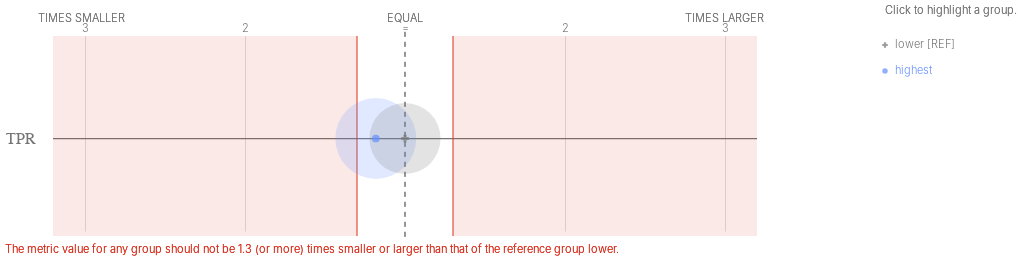

This figure's notebook cell:
### Code cell
b = Bias()
bdf = b.get_disparity_predefined_groups(xtab, original_df=df, ref_groups_dict={'poverty_level':'lower', 'metro_type':'suburban_rural', 'teacher_sex':'male'})
metrics = ['tpr']
ap.disparities(bdf, metrics, 'poverty_level', fairness_threshold = 1.3)

### Figure 1 — Vega-Lite specification as saved in the notebook (floating-point values rounded to 4 significant figures)
{"config": {"view": {"continuousWidth": 400, "continuousHeight": 300, "strokeWidth": 0}, "axisLeft": {"labelColor": "rgb(117,117,117)", "labelFont": "Helvetica", "labelFontSize": 16}}, "layer": [{"data": {"name": "data-b3bcfd1decd67fb31f95ea5e1bcd9e64"}, "mark": {"type": "rule", "stroke": "rgb(117,117,117)", "strokeWidth": 1.25, "tooltip": ""}, "encoding": {"x": {"type": "quantitative", "field": "x", "scale": {"domain": [-2, 2], "range": [80.0, 720.0]}}, "x2": {"field": "x2"}, "y": {"type": "nominal", "axis": {"domain": false, "labelAngle": 0, "labelPadding": -30, "orient": "left", "ticks": false, "title": ""}, "field": "metric", "scale": {"domain": ["TPR"], "range": [30, 225.0]}}}}, {"data": {"name": "data-79dd248bdaa0ea02c535240e8ad022c8"}, "mark": {"type": "rule", "stroke": "rgb(117,117,117)", "strokeDash": [5, 5], "strokeWidth": 1}, "encoding": {"tooltip": {"value": "lower [REF]"}, "x": {"value": 400.0}, "y": {"value": 20.83}, "y2": {"value": 229.2}}}, {"data": {"name": "data-bf3bbf11504879c3d6556966f4853596"}, "mark": {"type": "text", "align": "center", "color": "rgb(117,117,117)", "font": "Helvetica", "fontSize": 11, "fontWeight": 300, "tooltip": ""}, "encoding": {"text": {"type": "nominal", "field": "label"}, "x": {"type": "quantitative", "field": "value", "scale": {"domain": [-2, 2], "range": [80.0, 720.0]}}, "y": {"value": 17.5}}}, {"layer": [{"mark": {"type": "text", "align": "right", "fill": "rgb(117,117,117)", "font": "Helvetica", "fontSize": 11, "fontWeight": 300, "tooltip": ""}, "encoding": {"text": {"value": "TIMES SMALLER"}, "x": {"value": 120.0}, "y": {"value": 7.5}}}, {"mark": {"type": "text", "align": "left", "fill": "rgb(117,117,117)", "font": "Helvetica", "fontSize": 11, "fontWeight": 300, "tooltip": ""}, "encoding": {"text": {"value": "TIMES LARGER"}, "x": {"value": 680.0}, "y": {"value": 7.5}}}, {"mark": {"type": "text", "align": "center", "fill": "rgb(117,117,117)", "font": "Helvetica", "fontSize": 11, "fontWeight": 300, "tooltip": ""}, "encoding": {"text": {"value": "EQUAL"}, "x": {"value": 400.0}, "y": {"value": 7.5}}}], "data": {"name": "data-79dd248bdaa0ea02c535240e8ad022c8"}}, {"layer": [{"mark": {"type": "rule", "opacity": 0.8, "stroke": "rgb(217, 46, 28)", "strokeWidth": 1.25, "tooltip": ""}, "encoding": {"x": {"type": "quantitative", "field": "min", "scale": {"domain": [-2, 2], "range": [80.0, 720.0]}}, "y": {"value": 25.0}, "y2": {"value": 225.0}}}, {"mark": {"type": "rule", "opacity": 0.8, "stroke": "rgb(217, 46, 28)", "strokeWidth": 1.25, "tooltip": ""}, "encoding": {"x": {"type": "quantitative", "field": "max", "scale": {"domain": [-2, 2], "range": [80.0, 720.0]}}, "y": {"value": 25.0}, "y2": {"value": 225.0}}}, {"layer": [{"mark": {"type": "rect", "fill": "rgb(217, 46, 28)", "opacity": 0.1, "tooltip": ""}, "encoding": {"x": {"type": "quantitative", "field": "min", "scale": {"domain": [-2, 2], "range": [80.0, 720.0]}}, "x2": {"field": "lower_end"}, "y": {"value": 25.0}, "y2": {"value": 225.0}}}, {"mark": {"type": "rect", "fill": "rgb(217, 46, 28)", "opacity": 0.1, "tooltip": ""}, "encoding": {"x": {"type": "quantitative", "field": "max", "scale": {"domain": [-2, 2], "range": [80.0, 720.0]}}, "x2": {"field": "upper_end"}, "y": {"value": 25.0}, "y2": {"value": 225.0}}}]}, {"data": {"name": "data-79dd248bdaa0ea02c535240e8ad022c8"}, "mark": {"type": "text", "align": "left", "baseline": "top", "fill": "rgb(217, 46, 28)", "font": "Helvetica", "fontSize": 11, "fontWeight": 300, "tooltip": ""}, "encoding": {"text": {"value": "The metric value for any group should not be 1.3 (or more) times smaller or larger than that of the reference group lower."}, "x": {"value": 0}, "y": {"value": 233.3}}}], "data": {"name": "data-b643063563633c31a45d634da5f365b2"}}, {"layer": [{"mark": "circle"}, {"data": {"name": "data-fdd3c78115be71dcfff7e79806597c76"}, "mark": {"type": "circle", "opacity": 0.2}, "encoding": {"color": {"condition": {"type": "nominal", "field": "attribute_value", "legend": null, "scale": {"domain": ["lower", "highest"], "range": ["rgb(117,117,117)", "rgb(100, 143, 255)", "rgb(254, 97, 0)", "rgb(220, 38, 127)", "rgb(255, 176, 0)", "rgb(120, 94, 240)"]}, "selection": "selector129"}, "value": "rgb(224,224,224)"}, "size": {"type": "quantitative", "field": "group_size", "legend": null, "scale": {"domain": [0, 11970.0], "range": [0, 7854.0]}}, "tooltip": [{"type": "nominal", "field": "attribute_value", "title": "Group"}, {"type": "nominal", "field": "tooltip_group_size", "title": "Group Size"}, {"type": "nominal", "field": "tooltip_disparity_explanation_tpr", "title": "Disparity"}, {"type": "quantitative", "field": "tpr", "format": ".2f", "title": "TPR"}], "x": {"type": "quantitative", "axis": {"domain": false, "labels": false, "ticks": false, "title": null, "values": [-2, -1, 1, 2]}, "field": "tpr_disparity_scaled", "scale": {"domain": [-2, 2], "range": [80.0, 720.0]}}, "y": {"type": "nominal", "axis": {"domain": false, "grid": false, "labels": false, "ticks": false, "title": " "}, "field": "metric_variable", "scale": {"domain": ["TPR"], "range": [30, 225.0]}}}, "selection": {"selector131": {"type": "multi", "empty": "all", "fields": ["attribute_value"]}}, "transform": [{"calculate": "'TPR'", "as": "metric_variable"}]}, {"layer": [{"mark": "point"}, {"data": {"name": "data-fdd3c78115be71dcfff7e79806597c76"}, "mark": {"type": "point", "filled": true, "size": 60}, "encoding": {"color": {"condition": {"type": "nominal", "field": "attribute_value", "legend": null, "scale": {"domain": ["lower", "highest"], "range": ["rgb(117,117,117)", "rgb(100, 143, 255)", "rgb(254, 97, 0)", "rgb(220, 38, 127)", "rgb(255, 176, 0)", "rgb(120, 94, 240)"]}, "selection": "selector129"}, "value": "rgb(224,224,224)"}, "shape": {"type": "nominal", "field": "attribute_value", "legend": null, "scale": {"domain": ["lower", "highest"], "range": ["cross", "circle"]}}, "tooltip": [{"type": "nominal", "field": "attribute_value", "title": "Group"}, {"type": "nominal", "field": "tooltip_group_size", "title": "Group Size"}, {"type": "nominal", "field": "tooltip_disparity_explanation_tpr", "title": "Disparity"}, {"type": "quantitative", "field": "tpr", "format": ".2f", "title": "TPR"}], "x": {"type": "quantitative", "axis": {"domain": false, "labels": false, "ticks": false, "title": null, "values": [-2, -1, 1, 2]}, "field": "tpr_disparity_scaled", "scale": {"domain": [-2, 2], "range": [80.0, 720.0]}}, "y": {"type": "nominal", "axis": {"domain": false, "grid": false, "labels": false, "ticks": false, "title": " "}, "field": "metric_variable", "scale": {"domain": ["TPR"], "range": [30, 225.0]}}}, "selection": {"selector130": {"type": "multi", "empty": "all", "fields": ["attribute_value"]}}, "transform": [{"calculate": "'TPR'", "as": "metric_variable"}]}]}]}, {"layer": [{"mark": {"type": "point", "filled": true, "tooltip": ""}, "encoding": {"color": {"condition": {"type": "nominal", "field": "attribute_value", "legend": null, "scale": {"domain": ["lower", "highest"], "range": ["rgb(117,117,117)", "rgb(100, 143, 255)", "rgb(254, 97, 0)", "rgb(220, 38, 127)", "rgb(255, 176, 0)", "rgb(120, 94, 240)"]}, "selection": "selector129"}, "value": "rgb(224,224,224)"}, "shape": {"type": "nominal", "field": "attribute_value", "legend": null, "scale": {"domain": ["lower", "highest"], "range": ["cross", "circle"]}}, "x": {"value": 880.0}, "y": {"type": "nominal", "axis": {"domain": false, "grid": false, "labels": false, "ticks": false, "title": " "}, "field": "attribute_value", "scale": {"domain": ["lower", "highest"], "range": [21, 73]}}}, "selection": {"selector129": {"type": "multi", "empty": "all", "fields": ["attribute_value"]}}}, {"mark": {"type": "text", "align": "left", "baseline": "middle", "font": "Helvetica", "fontSize": 11, "fontWeight": 300, "tooltip": ""}, "encoding": {"color": {"condition": {"type": "nominal", "field": "attribute_value", "legend": null, "scale": {"domain": ["lower", "highest"], "range": ["rgb(117,117,117)", "rgb(100, 143, 255)", "rgb(254, 97, 0)", "rgb(220, 38, 127)", "rgb(255, 176, 0)", "rgb(120, 94, 240)"]}, "selection": "selector129"}, "value": "rgb(224,224,224)"}, "text": {"type": "nominal", "field": "label"}, "x": {"value": 890.0}, "y": {"type": "nominal", "axis": {"domain": false, "grid": false, "labels": false, "ticks": false, "title": " "}, "field": "attribute_value", "scale": {"domain": ["lower", "highest"], "range": [21, 73]}}}, "selection": {"selector132": {"type": "multi", "empty": "all", "fields": ["attribute_value"]}}}, {"data": {"name": "data-79dd248bdaa0ea02c535240e8ad022c8"}, "mark": {"type": "text", "align": "left", "baseline": "middle", "color": "rgb(117,117,117)", "font": "Helvetica", "fontSize": 11, "fontWeight": 300, "tooltip": ""}, "encoding": {"text": {"value": "Click to highlight a group."}, "x": {"value": 880.0}, "y": {"value": 0}}}], "data": {"name": "data-a5ebce136adcce28635ff1807ca7d132"}}], "height": 250, "resolve": {"scale": {"size": "independent", "y": "independent"}}, "width": 800, "$schema": "https://vega.github.io/schema/vega-lite/v4.8.1.json", "datasets": {"data-b3bcfd1decd67fb31f95ea5e1bcd9e64": [{"metric": "TPR", "x": -2.2, "x2": 2.2}], "data-79dd248bdaa0ea02c535240e8ad022c8": [{"a": 1, "b": 0}, {"a": 1, "b": 0}], "data-bf3bbf11504879c3d6556966f4853596": [{"value": -2, "label": 3}, {"value": -1, "label": 2}, {"value": 0, "label": "="}, {"value": 1, "label": 2}, {"value": 2, "label": 3}], "data-b643063563633c31a45d634da5f365b2": [{"min": -0.3, "max": 0.3, "lower_end": -2.2, "upper_end": 2.2}], "data-fdd3c78115be71dcfff7e79806597c76": [{"attribute_name": "poverty_level", "attribute_value": "highest", "group_size": 9973, "total_entities": 17677, "tpr": 0.08612, "tpr_disparity": 0.8458, "tpr_disparity_scaled": -0.1823, "tooltip_group_size": "9,973 (56.42%)", "tooltip_disparity_explanation_tpr": "1.18 times smaller TPR than the reference group"}, {"attribute_name": "poverty_level", "attribute_value": "lower", "group_size": 7704, "total_entities": 17677, "tpr": 0.1018, "tpr_disparity": 1.0, "tpr_disparity_scaled": 0.0, "tooltip_group_size": "7,704 (43.58%)", "tooltip_disparity_explanation_tpr": "Reference group"}], "data-a5ebce136adcce28635ff1807ca7d132": [{"attribute_value": "lower", "label": "lower [REF]"}, {"attribute_value": "highest", "label": "highest"}]}}
